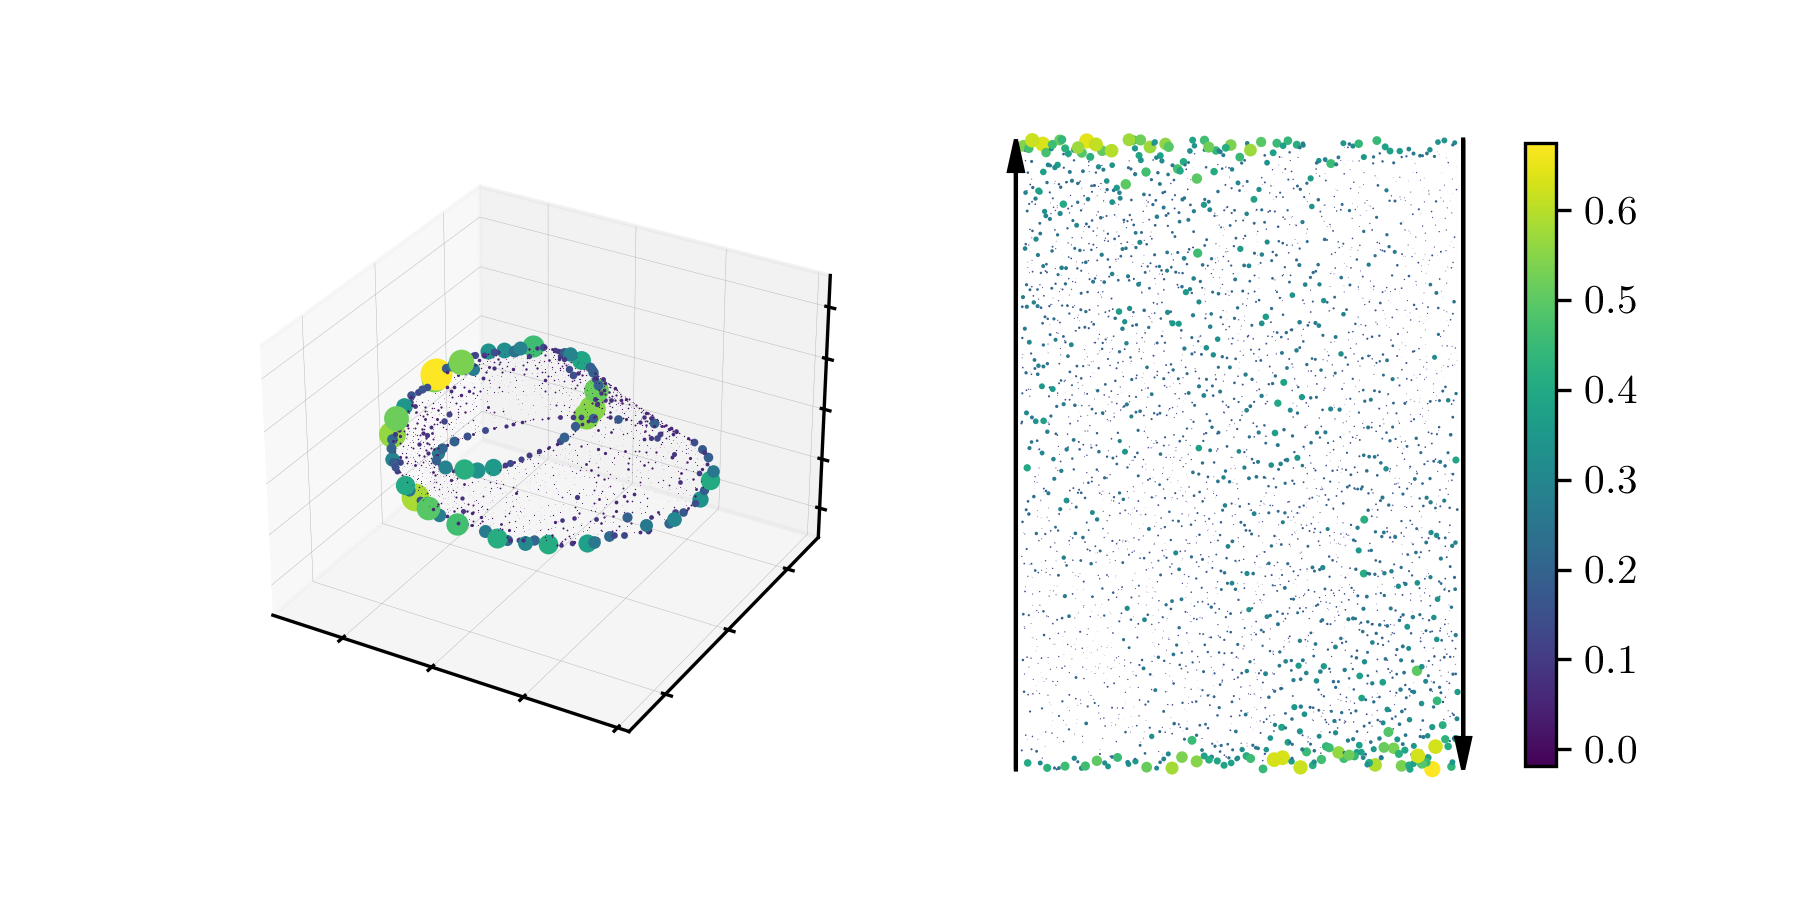

Reproduce this figure in Python.
#!/usr/bin/env python3.7
import matplotlib 
matplotlib.use('Agg')
import pylab as pl
from matplotlib import rc
import matplotlib.cm as cm
from matplotlib.colors import Normalize

rc('text', usetex=True)

import numpy as np
import numpy.linalg as nl
import numpy.random as nr
import os.path
from numpy import cos, sin
import sys

basename = os.path.splitext(sys.argv[0])[0]
pdfname = basename + '.pdf'
pngname = basename + '.png'
n = 4000
r=25.000
tx=np.pi*0
ty=np.pi/3
tz=np.pi
Rx = np.array([[1, 0, 0], [0, cos(tx), -sin(tx)], [0, sin(tx), cos(tx)]])
Ry = np.array([[cos(ty), 0, sin(ty)], [0, 1, 0], [-sin(ty), 0, cos(ty)]])
Rz = np.array([[cos(tz), -sin(tz), 0],[sin(tz), cos(tz), 0], [0,0,1]])

def mkmat(x):
    ret = np.zeros( (len(x), len(x)))
    
    for i,xi in enumerate(x):
        for j,xj in enumerate(x):
            ret[i,j]= np.exp(-r*nl.norm(xi-xj))
    return ret

nr.seed(3)
X0 = nr.random((n,2))
X0[:,0]*=2*np.pi
X0[:,1]-=0.5
X0[:,1]*=2
X = np.array([((1+(t/2)*cos(s/2))*cos(s), (1+(t/2)*cos(s/2))*sin(s), t/2*sin(s/2)) for s,t in X0])
X = X@Rx@Ry@Rz

M = mkmat(X)
IM = nl.inv(M)
print(sum(sum(IM)))

Xx = [_[0] for _ in X]
Xy = [_[1] for _ in X]
Xz = [_[2] for _ in X]


fig = pl.figure(figsize=(6,3))
ax = fig.add_subplot(121, projection='3d')
# ax = fig.add_subplot(121)
bx = fig.add_subplot(122)
ax.axes.xaxis.set_ticklabels([])
ax.axes.yaxis.set_ticklabels([])
ax.axes.zaxis.set_ticklabels([])
ax.xaxis._axinfo["grid"]['linewidth'] = 0.1
ax.yaxis._axinfo["grid"]['linewidth'] = 0.1
ax.zaxis._axinfo["grid"]['linewidth'] = 0.1

C = IM.dot(np.ones(len(X)))
sa = 50*abs(C)**3
sb = sa
cmap = pl.get_cmap()
norm = Normalize(vmin=min(sa), vmax=max(sa))
for idx, row in enumerate(X):
    ax.plot(row[0], row[1], '.', color = cmap(norm(sa[idx])), markersize=sa[idx], markeredgecolor='none')

# ax.plot(Xx, Xy, Xz, c=C, markersize=sa/10, lw=0)
sc = bx.scatter(X0[:,0], X0[:,1], c=C, s=sb, lw=0)
xoffset=0.08
bx.arrow(0-xoffset, -1, 0, 2, length_includes_head=True, head_width=0.2, head_length=0.1, fc='0')
bx.arrow(2*np.pi+xoffset, 1, 0, -2, length_includes_head=True, head_width=0.2, head_length=0.1, fc='0')
bx.axis('off')
pl.colorbar(sc, shrink=0.9)
pl.savefig(pngname, dpi=300)
